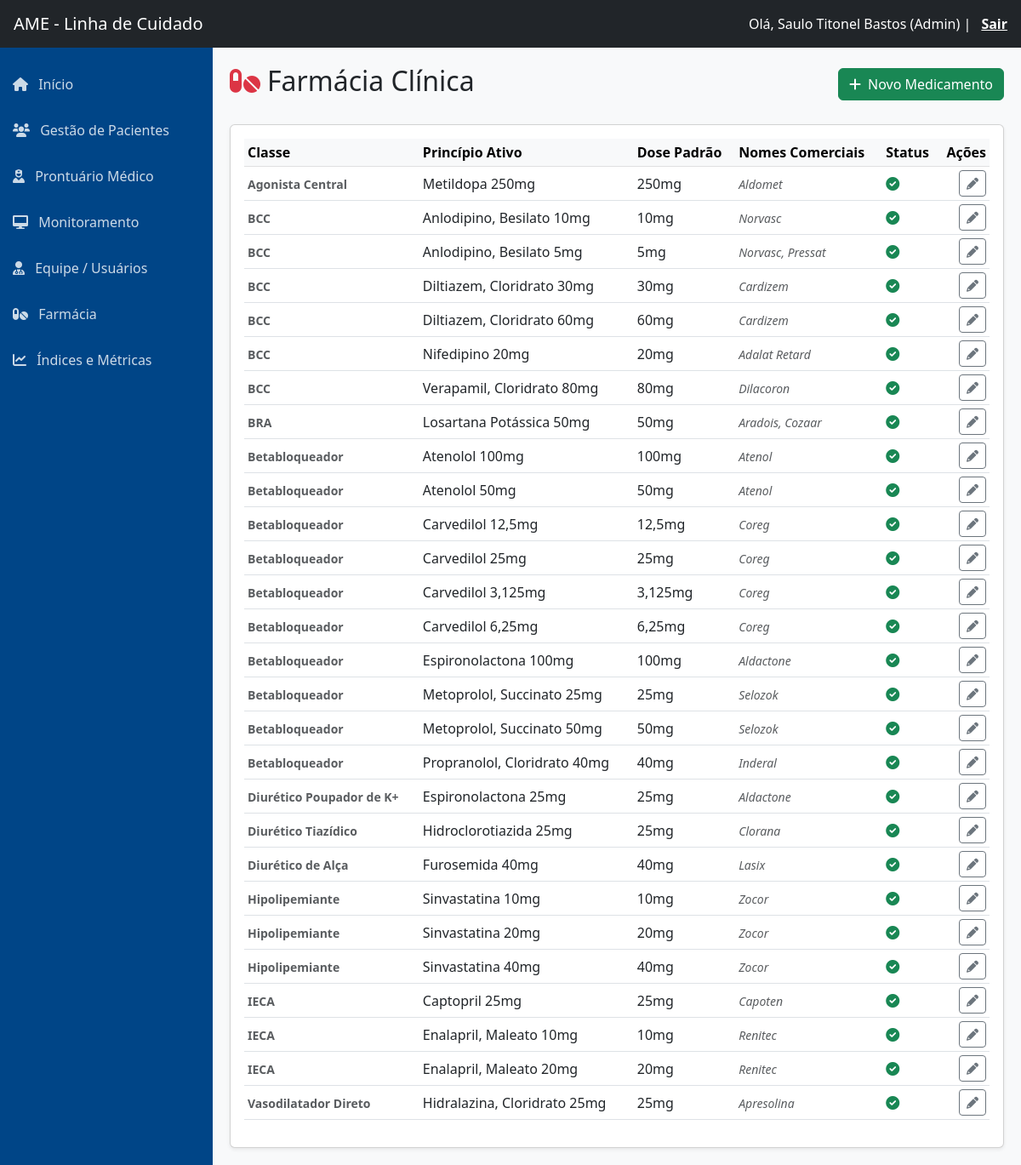
Screenshot of /medicamentos/ (signed in) with the database file from the repository.
### core/models.py (models this page shows, shortened)
class Usuario(AbstractUser):
    mudar_senha = models.BooleanField(default=False, verbose_name="Forçar Troca de Senha")
    email_verificado = models.BooleanField(default=False, verbose_name="Email Verificado")
    TIPO_PROFISSIONAL_CHOICES = [
        ('MED', 'Médico'),
        ('ENF', 'Enfermeiro'),
        ('NUT', 'Nutricionista'),
        ('FAR', 'Farmacêutico'),
    ]
    TIPO_REGISTRO_CHOICES = [
        ('CRM', 'CRM'),
        ('COREN', 'COREN'),
        ('CRN', 'CRN'),
        ('CRF', 'CRF'),
    ]
    tipo_profissional = models.CharField(
        max_length=3,
        choices=TIPO_PROFISSIONAL_CHOICES,
        null=True,
        blank=True,
        verbose_name="Tipo Profissional"
    )
    tipo_registro = models.CharField(
        max_length=10,
        choices=TIPO_REGISTRO_CHOICES,
        null=True,
        blank=True,
        verbose_name="Conselho (Ex: CRM)"
    )
    registro_profissional = models.CharField(
        max_length=20,
        null=True,
        blank=True,
        verbose_name="Número do Conselho"
    )
    drt = models.CharField(
        max_length=20,
        null=True,
        blank=True,
        verbose_name="DRT / Matrícula"
    )
    USERNAME_FIELD = 'username'
    REQUIRED_FIELDS = ['email', 'first_name', 'last_name']

class Medicamento(models.Model):
    classe = models.CharField(max_length=100)
    principio_ativo = models.CharField(max_length=100) # Removido unique=True
    dose_padrao = models.CharField(max_length=50)
    nomes_comerciais = models.CharField(max_length=255, blank=True)
    ativo = models.BooleanField(default=True)
    class Meta:
        ordering = ['classe', 'principio_ativo']
        unique_together = ('principio_ativo', 'dose_padrao')

### core/decorators.py (the view)
    def wrapper_func(request, *args, **kwargs):
        if request.user.is_authenticated and request.user.is_superuser:
            return view_func(request, *args, **kwargs)
        else:
            messages.error(request, "Você não tem permissão para acessar esta página.")
            return redirect('index')  # <--- CORREÇÃO: Mudado de 'home' para 'index'

### core/views.py (called while the page is built)
@login_required
@admin_only
def gestao_medicamentos(request):
    medicamentos = Medicamento.objects.all().order_by('classe', 'principio_ativo')
    classes = Medicamento.objects.values_list('classe', flat=True).distinct().order_by('classe')
    return render(request, 'gestao_medicamentos.html', {'medicamentos': medicamentos, 'classes_disponiveis': classes})

### core/templates/gestao_medicamentos.html (shortened to what this page needs)
{% extends 'sidebar.html' %}
{% block content %}
<div class="d-flex justify-content-between align-items-center mb-4">
    <h2><i class="fas fa-pills text-danger me-2"></i>Farmácia Clínica</h2>
    <button class="btn btn-success" onclick="abrirModalNovo()">
        <i class="fas fa-plus me-2"></i>Novo Medicamento
    </button>
</div>
<div class="card shadow-sm">
    <div class="card-body table-responsive">
        <table class="table table-sm table-hover align-middle">
            <thead class="table-light">
                <tr>
                    <th>Classe</th>
                    <th>Princípio Ativo</th>
                    <th>Dose Padrão</th>
                    <th>Nomes Comerciais</th>
                    <th>Status</th>
                    <th class="text-end">Ações</th>
                </tr>
            </thead>
            <tbody>
                {% for m in medicamentos %}
                <tr>
                    <td><small class="fw-bold text-muted">{{ m.classe }}</small></td>
                    <td>{{ m.principio_ativo }}</td>
                    <td>{{ m.dose_padrao }}</td>
                    <td><small class="text-muted fst-italic">{{ m.nomes_comerciais }}</small></td>
                    <td>
                        {% if m.ativo %}
                            <i class="fas fa-check-circle text-success" title="Ativo"></i>
                        {% else %}
                            <i class="fas fa-times-circle text-danger" title="Inativo"></i>
                        {% endif %}
                    </td>
                    <td class="text-end">
                        <button class="btn btn-sm btn-outline-secondary"
                                onclick="editarMedicamento('{{ m.id }}', '{{ m.classe }}', '{{ m.principio_ativo }}', '{{ m.dose_padrao }}', '{{ m.nomes_comerciais }}', '{{ m.ativo }}')">
                            <i class="fas fa-pencil-alt"></i>
                        </button>
                    </td>
                </tr>
                {% endfor %}
            </tbody>
        </table>
    </div>
</div>
{% endblock %}

### core/templates/sidebar.html (shortened to what this page needs)
{% load static %}
<!DOCTYPE html>
<html lang="pt-br">
<head>
    <link href="https://cdn.jsdelivr.net/npm/bootstrap@5.3.0/dist/css/bootstrap.min.css" rel="stylesheet">
    <link href="https://cdnjs.cloudflare.com/ajax/libs/font-awesome/6.0.0/css/all.min.css" rel="stylesheet">
</head>
<body>
    <nav class="navbar navbar-dark bg-dark px-3">
        <a class="navbar-brand" href="#">AME - Linha de Cuidado</a>
        <div class="text-white">
            Olá, {{ user.get_full_name|default:user.username }}
            {% if user.is_superuser %}(Admin){% endif %} |
            <a href="{% url 'logout' %}" class="text-white fw-bold ms-2" style="text-decoration: underline;">Sair</a>
        </div>
    </nav>
    <div class="wrapper">
        <nav class="sidebar">
            <ul class="list-unstyled mt-3">
                <li>
                    <a href="{% url 'index' %}">
                        <i class="fas fa-home me-2"></i> Início
                    </a>
                </li>
                {% if user.is_superuser or user.tipo_profissional == 'ENF' or user.tipo_profissional == 'NUT' or user.tipo_profissional == 'FAR' or user.tipo_profissional == 'MED' %}
                <li>
                    <a href="{% url 'gestao_pacientes' %}">
                        <i class="fas fa-users me-2"></i> Gestão de Pacientes
                    </a>
                </li>
                {% endif %}
                <li>
                    <a href="{% url 'atendimento_hub' %}">
                        <i class="fas fa-user-nurse me-2"></i> Prontuário Médico
                    </a>
                </li>
                {% if user.is_superuser or user.tipo_profissional == 'ENF' or user.tipo_profissional == 'NUT' or user.tipo_profissional == 'FAR' %}
                <li>
                    <a href="{% url 'monitoramento_busca' %}">
                        <i class="fas fa-desktop me-2"></i> Monitoramento
                    </a>
                </li>
                {% endif %}
                {% if user.is_superuser %}
                <li>
                    <a href="{% url 'gestao_usuarios' %}">
                        <i class="fas fa-user-md me-2"></i> Equipe / Usuários
                    </a>
                </li>
                <li>
                    <a href="{% url 'gestao_medicamentos' %}">
                        <i class="fas fa-pills me-2"></i> Farmácia
                    </a>
                </li>
                <li>
                    <a href="{% url 'indices' %}">
                        <i class="fas fa-chart-line me-2"></i> Índices e Métricas
                    </a>
                </li>
                {% endif %}
            </ul>
        </nav>
        <main class="content">
            {% block content %}
            {% endblock %}
        </main>
    </div>
</body>
</html>

### core/templates/sidebar.html (style rules this page uses)
body { min-height: 100vh; display: flex; flex-direction: column; }
.wrapper { display: flex; flex: 1; }
.sidebar { min-width: 250px; background-color: #004587; color: white; min-height: 100vh; }
.sidebar a { color: rgba(255,255,255,0.8); text-decoration: none; padding: 15px; display: block; }
.content { flex: 1; padding: 20px; background-color: #f8f9fa; }

### rows the page displays
Usuario: get_full_name "Saulo Titonel Bastos"
Medicamento: classe "Agonista Central", principio_ativo "Metildopa 250mg", dose_padrao "250mg", nomes_comerciais "Aldomet", ativo True (drawn)
Medicamento: classe "BCC", principio_ativo "Anlodipino, Besilato 10mg", dose_padrao "10mg", nomes_comerciais "Norvasc", ativo True (drawn)
Medicamento: classe "BCC", principio_ativo "Anlodipino, Besilato 5mg", dose_padrao "5mg", nomes_comerciais "Norvasc, Pressat", ativo True (drawn)
Medicamento: classe "BCC", principio_ativo "Diltiazem, Cloridrato 30mg", dose_padrao "30mg", nomes_comerciais "Cardizem", ativo True (drawn)
Medicamento: classe "BCC", principio_ativo "Diltiazem, Cloridrato 60mg", dose_padrao "60mg", nomes_comerciais "Cardizem", ativo True (drawn)
Medicamento: classe "BCC", principio_ativo "Nifedipino 20mg", dose_padrao "20mg", nomes_comerciais "Adalat Retard", ativo True (drawn)
Medicamento: classe "BCC", principio_ativo "Verapamil, Cloridrato 80mg", dose_padrao "80mg", nomes_comerciais "Dilacoron", ativo True (drawn)
Medicamento: classe "BRA", principio_ativo "Losartana Potássica 50mg", dose_padrao "50mg", nomes_comerciais "Aradois, Cozaar", ativo True (drawn)
Medicamento: classe "Betabloqueador", principio_ativo "Atenolol 100mg", dose_padrao "100mg", nomes_comerciais "Atenol", ativo True (drawn)
Medicamento: classe "Betabloqueador", principio_ativo "Atenolol 50mg", dose_padrao "50mg", nomes_comerciais "Atenol", ativo True (drawn)
Medicamento: classe "Betabloqueador", principio_ativo "Carvedilol 12,5mg", dose_padrao "12,5mg", nomes_comerciais "Coreg", ativo True (drawn)
Medicamento: classe "Betabloqueador", principio_ativo "Carvedilol 25mg", dose_padrao "25mg", nomes_comerciais "Coreg", ativo True (drawn)
Medicamento: classe "Betabloqueador", principio_ativo "Carvedilol 3,125mg", dose_padrao "3,125mg", nomes_comerciais "Coreg", ativo True (drawn)
Medicamento: classe "Betabloqueador", principio_ativo "Carvedilol 6,25mg", dose_padrao "6,25mg", nomes_comerciais "Coreg", ativo True (drawn)
Medicamento: classe "Betabloqueador", principio_ativo "Espironolactona 100mg", dose_padrao "100mg", nomes_comerciais "Aldactone", ativo True (drawn)
Medicamento: classe "Betabloqueador", principio_ativo "Metoprolol, Succinato 25mg", dose_padrao "25mg", nomes_comerciais "Selozok", ativo True (drawn)
Medicamento: classe "Betabloqueador", principio_ativo "Metoprolol, Succinato 50mg", dose_padrao "50mg", nomes_comerciais "Selozok", ativo True (drawn)
Medicamento: classe "Betabloqueador", principio_ativo "Propranolol, Cloridrato 40mg", dose_padrao "40mg", nomes_comerciais "Inderal", ativo True (drawn)
Medicamento: classe "Diurético Poupador de K+", principio_ativo "Espironolactona 25mg", dose_padrao "25mg", nomes_comerciais "Aldactone", ativo True (drawn)
Medicamento: classe "Diurético Tiazídico", principio_ativo "Hidroclorotiazida 25mg", dose_padrao "25mg", nomes_comerciais "Clorana", ativo True (drawn)
Medicamento: classe "Diurético de Alça", principio_ativo "Furosemida 40mg", dose_padrao "40mg", nomes_comerciais "Lasix", ativo True (drawn)
Medicamento: classe "Hipolipemiante", principio_ativo "Sinvastatina 10mg", dose_padrao "10mg", nomes_comerciais "Zocor", ativo True (drawn)
Medicamento: classe "Hipolipemiante", principio_ativo "Sinvastatina 20mg", dose_padrao "20mg", nomes_comerciais "Zocor", ativo True (drawn)
Medicamento: classe "Hipolipemiante", principio_ativo "Sinvastatina 40mg", dose_padrao "40mg", nomes_comerciais "Zocor", ativo True (drawn)
Medicamento: classe "IECA", principio_ativo "Captopril 25mg", dose_padrao "25mg", nomes_comerciais "Capoten", ativo True (drawn)
Medicamento: classe "IECA", principio_ativo "Enalapril, Maleato 10mg", dose_padrao "10mg", nomes_comerciais "Renitec", ativo True (drawn)
Medicamento: classe "IECA", principio_ativo "Enalapril, Maleato 20mg", dose_padrao "20mg", nomes_comerciais "Renitec", ativo True (drawn)
Medicamento: classe "Vasodilatador Direto", principio_ativo "Hidralazina, Cloridrato 25mg", dose_padrao "25mg", nomes_comerciais "Apresolina", ativo True (drawn)
